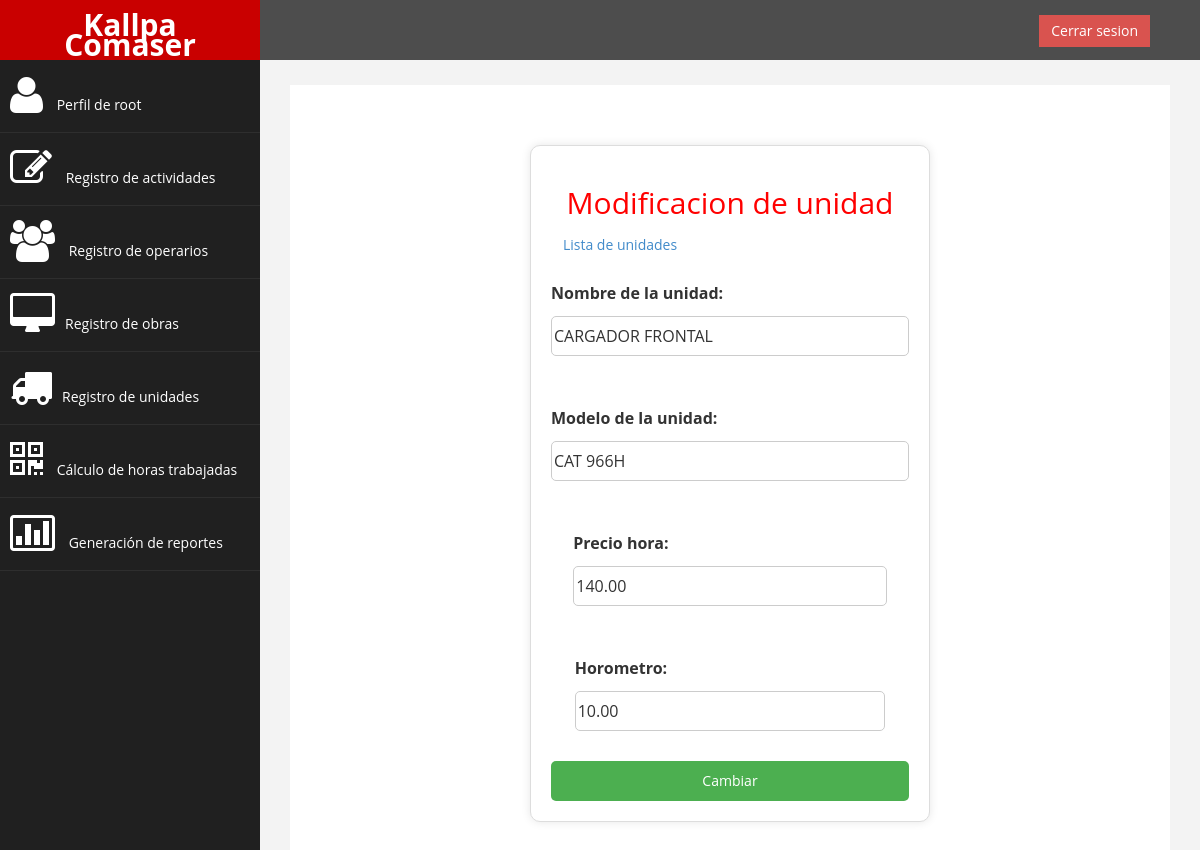
Page /modificar_unidad/CF-KC-01/ (signed in) on the earlier database version.
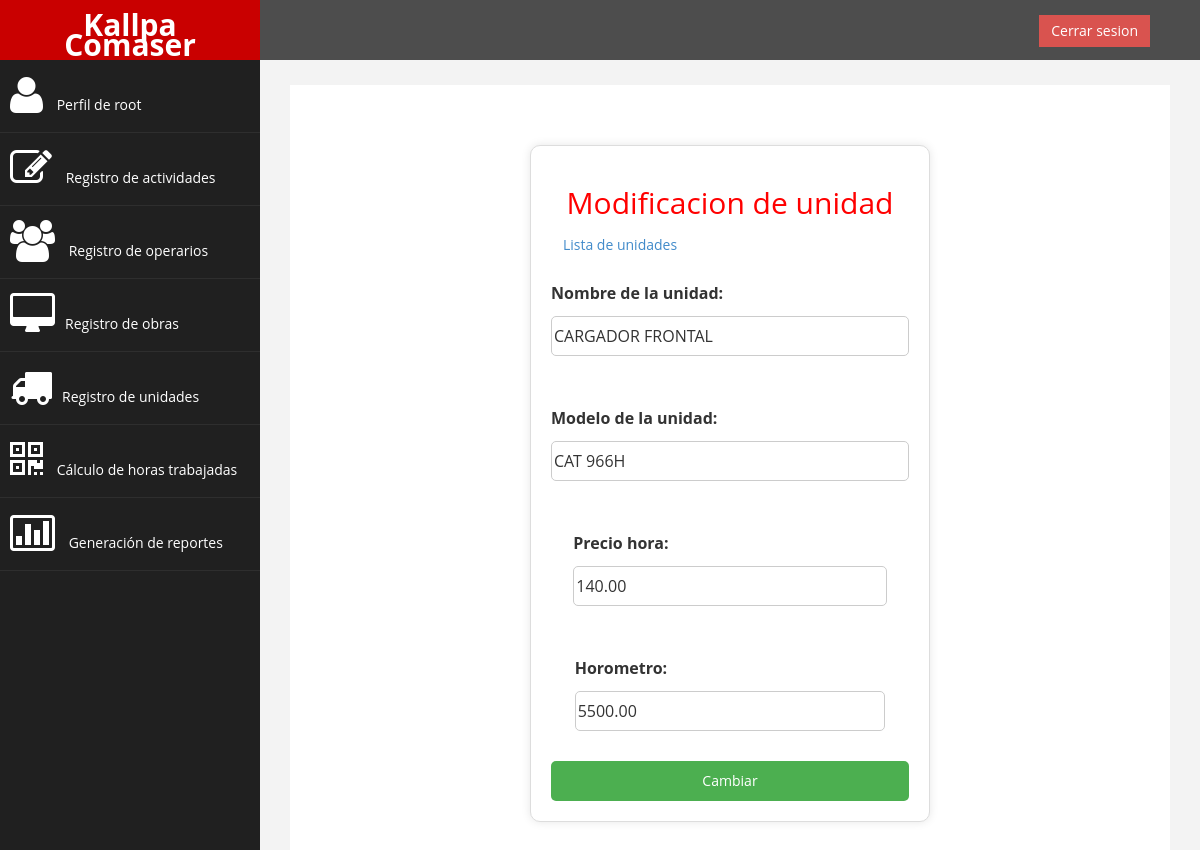
Same page on the later database version.
### sistemaLogeo/models.py (models this page shows, shortened)
class UNIDAD(models.Model):
    CodUni = models.CharField(max_length=60, primary_key=True)
    NomUni = models.CharField(max_length=60)
    ModUni = models.CharField(max_length=60)
    PreHor = models.DecimalField(max_digits=10, decimal_places=2)
    HorUni = models.DecimalField(max_digits=10, decimal_places=2)

### sistemaLogeo/views.py (the view)
# urls.py: path('modificar_unidad/<str:unidad_CodUni>/', modificar_unidad, name='modificar_unidad'),
@login_required
@user_passes_test(permisoElevados, login_url='/')
def modificar_unidad(request, unidad_CodUni):
    unidad = get_object_or_404(UNIDAD, CodUni=unidad_CodUni)
    if request.method == 'POST':
        form = cambioUnidad(request.POST, instance=unidad)
        if form.is_valid():
            messages.success(request, 'Se modifico correctamente')
            form.save()
            return redirect('listar_unidades')
    else:
        form = cambioUnidad(instance=unidad)
    return render(request, 'unidades/modificar_unidad.html', {'form': form, 'unidad': unidad})

### sistemaLogeo/forms.py
class cambioUnidad(forms.ModelForm):
    NomUni = forms.CharField(max_length=60,label='Nombre de la unidad')
    ModUni = forms.CharField(max_length=60,label='Modelo de la unidad')
    PreHor = forms.DecimalField(max_digits=10, decimal_places=2,label='Precio hora', min_value=0)
    HorUni = forms.DecimalField(max_digits=10, decimal_places=2,label='Horometro', min_value=0)
    class Meta:
        model = UNIDAD
        fields = ['NomUni', 'ModUni', 'PreHor', 'HorUni']

### sistemaLogeo/views.py (called while the page is built)
def permisoElevados(user):
    return user.is_staff or user.is_superuser

### sistemaLogeo/templates/unidades/modificar_unidad.html (shortened to what this page needs)
{% extends "base.html" %}
{% block nuevo %}
{% load static %}
<link rel="stylesheet" type="text/css" href="{% static 'css/form.css' %}">
{% endblock %}
{% block content %}
<div class="container" style="width: 400px;">
    <h2 class="text-center">Modificacion de unidad</h2>
    <a href="{% url 'listar_unidades'%}" class="btn square-btn-adjust">Lista de unidades</a>
    <form method="post">
        {{ form.as_p }}
        <button id="funcionamiento" type="submit">Cambiar</button>
    </form>
</div>
{% endblock %}

Differences in the rows shown:
changed UNIDAD "CARGADOR FRONTAL": HorUni "10.00" → "5500.00"
